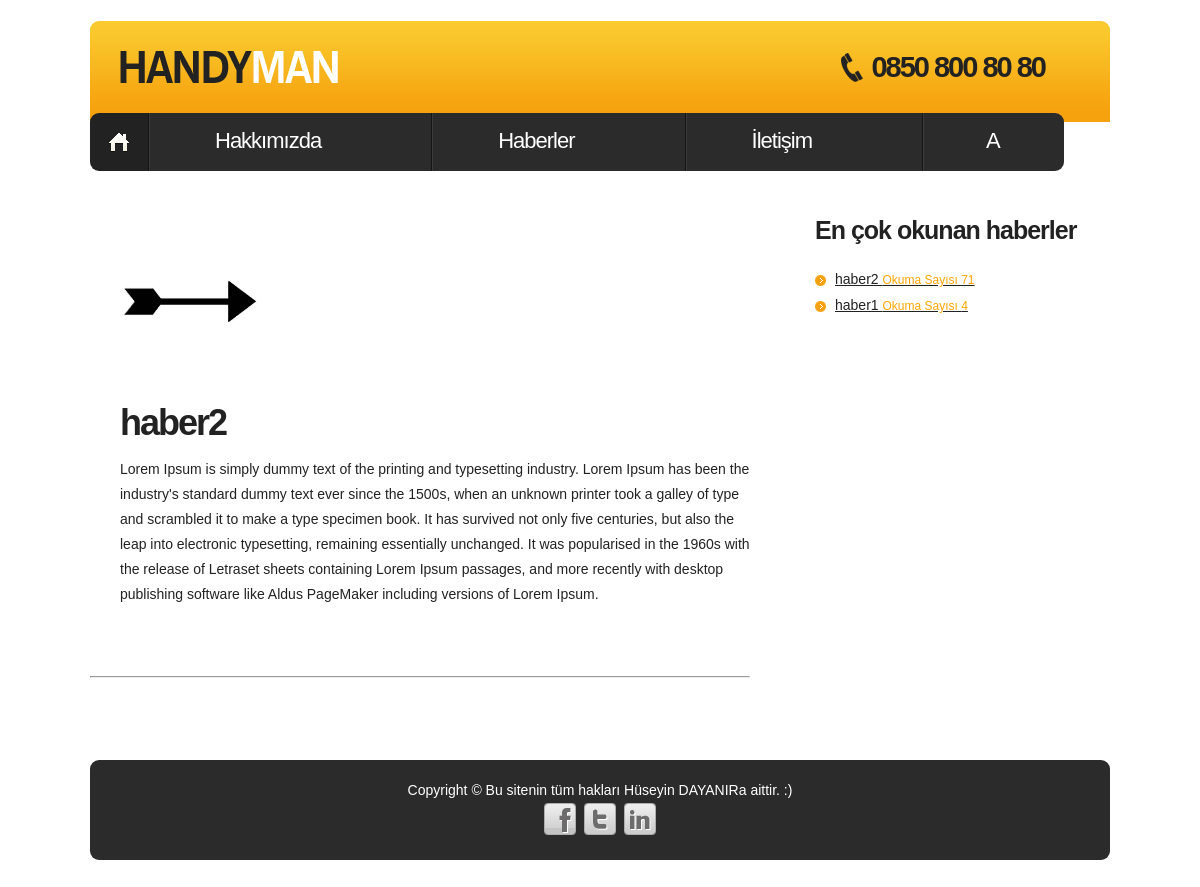
/haberDetay.php?haber_id=3, run on the app's committed database.
### tables this page shows
CREATE TABLE `ayarlar` (
  `ayar_id` int(11) NOT NULL,
  `ayar_logo` varchar(250) NOT NULL,
  `ayar_telefon` varchar(50) NOT NULL,
  `ayar_title` varchar(100) NOT NULL,
  `ayar_description` varchar(500) NOT NULL,
  `ayar_keywords` varchar(500) NOT NULL,
  `ayar_facebook` varchar(150) NOT NULL,
  `ayar_twitter` varchar(150) NOT NULL,
  `ayar_linkedin` varchar(150) NOT NULL,
  `ayar_footer` varchar(500) NOT NULL,
  `ayar_adres` varchar(500) NOT NULL,
  `ayar_mail` varchar(100) NOT NULL,
  `ayar_fax` varchar(50) NOT NULL,
  `ayar_yedek` varchar(50) NOT NULL
);

CREATE TABLE `menuler` (
  `menu_id` int(11) NOT NULL,
  `menu_ad` varchar(50) NOT NULL,
  `menu_link` varchar(500) NOT NULL,
  `menu_ek` varchar(50) NOT NULL
);

CREATE TABLE `haber` (
  `haber_id` int(11) NOT NULL,
  `haber_ad` varchar(100) NOT NULL,
  `haber_detay` varchar(2000) NOT NULL,
  `haber_resimyol` varchar(500) NOT NULL,
  `haber_zaman` varchar(250) NOT NULL,
  `haber_hit` varchar(50) NOT NULL
);

### haberDetay.php (the view, shortened to what this page needs)
<?php include 'header.php';
$haber_id=$_GET['haber_id'];
$habersor =mysqli_query($baglan,"SELECT * FROM haber where haber_id ='$haber_id'");
$habercek =mysqli_fetch_assoc($habersor);
?>
    <section id="content">
      <div class="wrapper">
        <article class="col-1">
        <figure class="img-indent"><img width="200" height="200" src="admin/<?php echo $habercek['haber_resimyol']?>" alt=""></figure>
        <div class="indent-left">
            <div class="wrapper prev-indent-bot">
              <div class="extra-wrap">
              <h3 class="prev-indent-bot"><?php echo $habercek['haber_ad']?></h3>
              <?php echo $habercek['haber_detay']?>
              </div>
            </div>
            <div style="float:right; padding-bottom : 15px;" class="indent-left">
            </div>
        </div>
        <br><br>
        <hr>
        </article>
        <article class="col-2">
          <h4 style="font-size:25px;" class="p1">En çok okunan haberler</h4>
          <ul class="list-1">
          <?php
              $habersor =mysqli_query($baglan,"SELECT * FROM haber order by haber_hit DESC limit 10");
              while ( $habercek =mysqli_fetch_assoc($habersor) ){?>
            <li><a href="haberDetay.php?haber_id=<?php echo $habercek['haber_id']?>"><?php echo $habercek['haber_ad']?> <h9 align=right; text-align:right;   style="font-size:12px; color:orange;"><?php  echo "Okuma Sayısı "; echo $habercek['haber_hit'];?></h9> </a></li>
            <?php } ?>
          </ul>
        </article>
      </div>
    </section>
    <aside>
      <div class="block"></div>
    </aside>
  </div>
</div>
<?php include 'footer.php' ?>

### header.php (shortened to what this page needs)
<?php include 'admin/netting/baglan.php' ?>
<?php
$ayarsor =mysqli_query($baglan,"SELECT * FROM ayarlar");
$ayarcek =mysqli_fetch_assoc($ayarsor);
?>
<!DOCTYPE html>
<html lang="en">
<head>
<link rel="stylesheet" href="css/reset.css" type="text/css" media="screen">
<link rel="stylesheet" href="css/styles.css" type="text/css" media="screen">
<link rel="stylesheet" href="css/layout.css" type="text/css" media="screen">
</head>
<body id="page1">
<div class="extra">
  <div class="main">
    <header>
      <div class="indent">
        <div class="row-top">
          <div class="wrapper">
            <img style="margin-top:30px; margin-left:30px;" src="<?php echo $ayarcek['ayar_logo'];?>" alt="">
            <strong class="support"><?php echo $ayarcek['ayar_telefon'];?></strong> </div>
        </div>
        <nav>
        <ul class="menu">
            <li><a class="active" href="index.php">Home</a></li>
            <?php
              $menusor =mysqli_query($baglan,"SELECT * FROM menuler");
              $menusay = mysqli_num_rows($menusor);
              $say=0;
              while ( $menucek =mysqli_fetch_assoc($menusor) ){ $say++;?>
                <li class="<?php
                  if($menusay == $say){
                    echo "last";
                  }
                ?>"><a href="<?php echo $menucek['menu_link']?>"><?php echo $menucek['menu_ad']?></a></li>
            <?php }
        ?>
          </ul>
        </nav>
      </div>
    </header>

### footer.php (shortened to what this page needs)
<footer>
  <div class="main">
    <div class="footer-bg">
    <?php echo $ayarcek['ayar_footer'];?>
    <ul class="list-services">
        <li><a class="tooltips" href="<?php echo $ayarcek['ayar_facebook'];?>"  target="_blank"></a></li>
        <li class="item-1"><a class="tooltips" href="<?php echo $ayarcek['ayar_twitter'];?>"  target="_blank"></a></li>
        <li class="item-2"><a class="tooltips" href="<?php echo $ayarcek['ayar_linkedin'];?>"  target="_blank"></a></li>
      </ul>
    </div>
  </div>
</footer>
</body>
</html>

### css/styles.css (style rules this page uses)
article, aside, audio, canvas, command, datalist, details, embed, figcaption, figure, footer, header, hgroup, keygen, meter, nav, output, progress, section, source, video { display:block }
html { width:100% }
body { font-family:Arial, Helvetica, sans-serif; font-size:100%; color:#222; min-width:1020px; background:#fff }
.main { width:1020px; padding:0; margin:0 auto; font-size:0.875em; line-height:1.785em }
a { color:#f6a20e; outline:none }
.col-1, .col-2, .column-1, .column-2 { float:left }
.wrapper { width:100%; overflow:hidden; position:relative }
.extra-wrap { overflow:hidden }
.p1 { margin-bottom:8px }
.indent { padding:21px 0 0; position:relative; overflow:hidden }
.indent-left { padding-left:30px }
.prev-indent-bot { margin-bottom:12px }
.img-indent { float:left; margin:0 20px 0px 0 }
.menu li a, .link, .button, .button-2, h1 a { text-decoration:none }
header { width:100%; position:relative; z-index:2; }
.row-top { width:100%; min-height:101px; background:url(../images/row-top-tail.gif) left top repeat-x #f6a20e; border-radius:9px 9px 0 0; -moz-border-radius:9px 9px 0 0; -webkit-border-radius:9px 9px 0 0; position:relative; overflow:hidden; z-index:1; }
.support { display:block; font-size:29px; line-height:1.2em; padding:29px 65px 0 30px; letter-spacing:-2px; background:url(../images/pic-1.png) 0 32px no-repeat; float:right; }
.menu { padding:0 0 0 0; width:100%; margin-top:-9px; position:relative; z-index:2; }
.menu li { float:left; position:relative; padding-right:2px; background:url(../images/menu-spacer.gif) right top repeat-y; }
.menu li.last { background:none; padding:0 }
.menu li a { display:block; font-size:22px; font-weight:400; line-height:2em; padding:6px 110px 8px 65px; color:#fff; text-transform:capitalize; letter-spacing:-1px; background:#2b2b2b; }
.menu li:first-child a { padding:6px 0 8px; width:58px; text-indent:-9999px; background:url(../images/menu-home-icon.png) center center no-repeat #2b2b2b; border-radius:9px 0 0 9px; -moz-border-radius:9px 0 0 9px; -webkit-border-radius:9px 0 0 9px; }
.menu li.last a { padding:6px 64px 8px 62px; border-radius:0 9px 9px 0; -moz-border-radius:0 9px 9px 0; -webkit-border-radius:0 9px 9px 0; }
.menu li a.active, .menu > li > a:hover { background-color:#222 }
aside { width:100%; padding:21px 0; }
#content { width:100%; padding:20px 0; position:relative; z-index:1; }
h3 { font-size:36px; line-height:1.222em; color:#222; letter-spacing:-2px; margin-bottom:22px; }
h4 { font-size:28px; line-height:58px; color:#222; letter-spacing:-1px; }
.list-1 li { line-height:21px; padding:2px 0 2px 20px; background:url(../images/marker-1.png) 0 8px no-repeat; }
.list-1 li a { display:inline-block; color:#222; }
footer { width:100%; height:132px; color:#fff; text-align:center; position:relative; overflow:hidden; z-index:9; }
.footer-bg { width:100%; padding:18px 0 25px; background:#2b2b2b; border-radius:9px; -moz-border-radius:9px; -webkit-border-radius:9px; }
.list-services { padding:0; width:112px; margin:0 auto; overflow:hidden; }
.list-services li { float:left; padding:0 0 0 8px; }
.list-services li:first-child { padding:0 }
.list-services li a { display:block; width:32px; height:32px; text-indent:-9999px; background:url(../images/social-icons.png) 0 0 no-repeat; }
.list-services li.item-1 a { background-position:-40px 0 }
.list-services li.item-2 a { background-position:-80px 0 }
.block { height:132px }
.extra { min-height:100%; height:auto !important; height:100%; margin: 0 auto -132px; position:relative; overflow:hidden; }
html, body { height:100% }

### css/layout.css (style rules this page uses)
#page1 .col-1 { width:660px; margin-right:65px }
#page1 .col-2 { width:280px }
#page1 .indent { padding:21px 0 20px }
#page1 #content { padding:10px 0 33px }

### data on the page
ayarlar: ayar_logo (picture), ayar_telefon "0850 800 80 80", ayar_footer "Copyright © Bu sitenin tüm hakları Hüseyin DAYANIRa aittir. :)"
menuler: menu_ad "Hakkımızda"
menuler: menu_ad "Haberler"
menuler: menu_ad "İletişim"
menuler: menu_ad "A"
haber: haber_resimyol (picture), haber_ad "haber2", haber_detay "Lorem Ipsum is simply dummy text of the printing and typesetting industry. Lorem Ipsum has been the industry's standard dummy text ever since the 1500s, when an unknown printer took a galley of type and scrambled it to make a type specimen book. It has survived not only five centuries, but also the leap into electronic typesetting, remaining essentially unchanged. It was popularised in the 1960s with the release of Letraset sheets containing Lorem Ipsum passages, and more recently with desktop publishing software like Aldus PageMaker including versions of Lorem Ipsum.", haber_hit "71"
haber: haber_ad "haber1", haber_hit "4"
